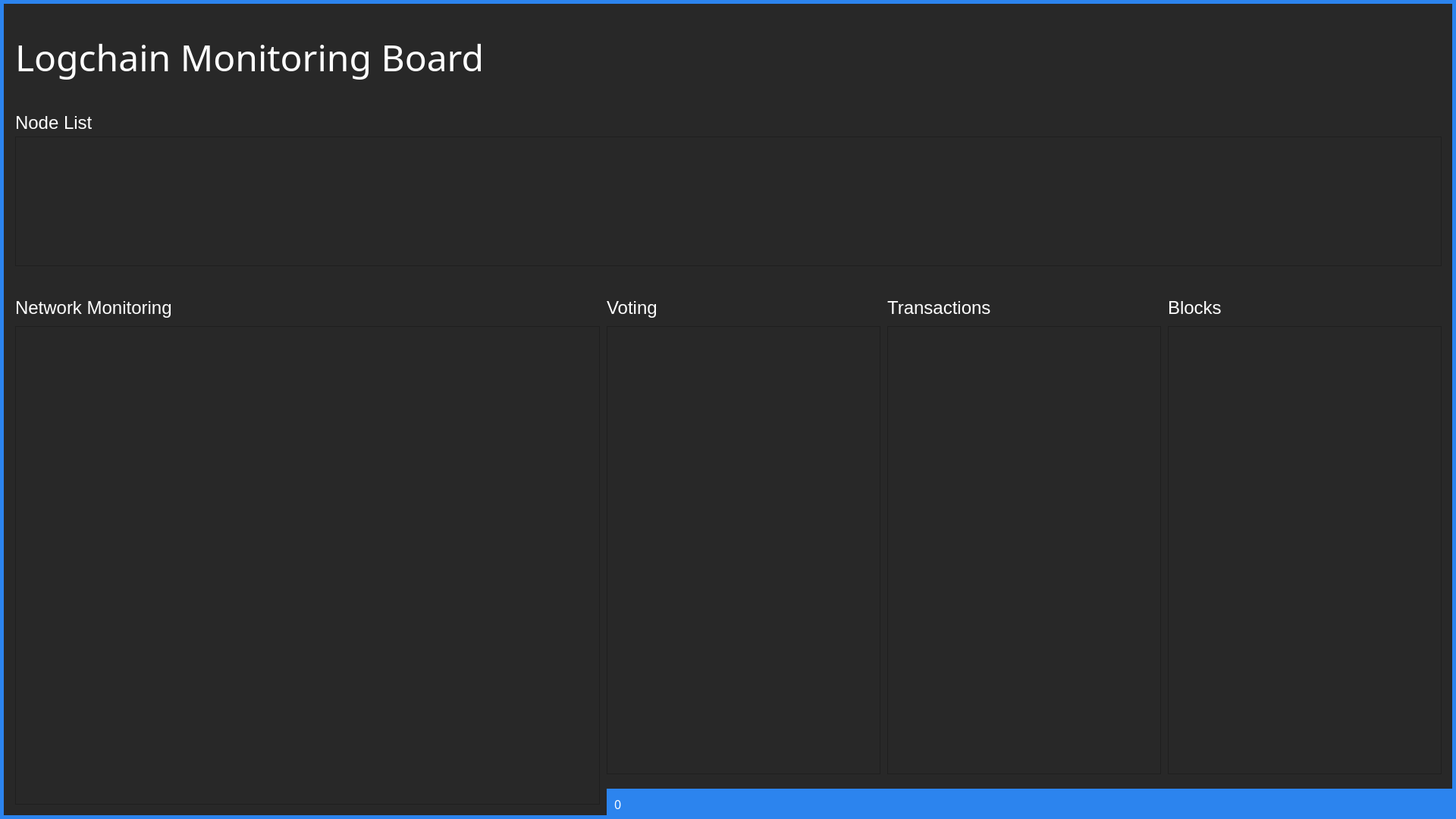
<?xml version="1.0" encoding="UTF-8"?>
<ui version="4.0">
 <class>Form</class>
 <widget class="QWidget" name="Form">
  <property name="windowModality">
   <enum>Qt::ApplicationModal</enum>
  </property>
  <property name="geometry">
   <rect>
    <x>0</x>
    <y>0</y>
    <width>1920</width>
    <height>1080</height>
   </rect>
  </property>
  <property name="mouseTracking">
   <bool>false</bool>
  </property>
  <property name="contextMenuPolicy">
   <enum>Qt::DefaultContextMenu</enum>
  </property>
  <property name="windowTitle">
   <string>Logchain Monitoring </string>
  </property>
  <property name="windowIcon">
   <iconset>
    <normaloff>../../../Users/USER/Desktop/monitor.png</normaloff>../../../Users/USER/Desktop/monitor.png</iconset>
  </property>
  <property name="layoutDirection">
   <enum>Qt::LeftToRight</enum>
  </property>
  <property name="styleSheet">
   <string notr="true">background-color:rgb(40, 40, 40)</string>
  </property>
  <widget class="QWidget" name="widget" native="true">
   <property name="geometry">
    <rect>
     <x>0</x>
     <y>0</y>
     <width>1921</width>
     <height>5</height>
    </rect>
   </property>
   <property name="styleSheet">
    <string notr="true">background-color:rgb(44, 132, 238)</string>
   </property>
  </widget>
  <widget class="QListWidget" name="listWidget">
   <property name="geometry">
    <rect>
     <x>20</x>
     <y>430</y>
     <width>771</width>
     <height>631</height>
    </rect>
   </property>
   <property name="styleSheet">
    <string notr="true">color:white;</string>
   </property>
  </widget>
  <widget class="QListWidget" name="listWidget_2">
   <property name="geometry">
    <rect>
     <x>1170</x>
     <y>430</y>
     <width>361</width>
     <height>591</height>
    </rect>
   </property>
   <property name="styleSheet">
    <string notr="true">color:white;</string>
   </property>
  </widget>
  <widget class="QListWidget" name="listWidget_3">
   <property name="geometry">
    <rect>
     <x>1540</x>
     <y>430</y>
     <width>361</width>
     <height>591</height>
    </rect>
   </property>
   <property name="styleSheet">
    <string notr="true">color:white;</string>
   </property>
  </widget>
  <widget class="QListWidget" name="listWidget_4">
   <property name="geometry">
    <rect>
     <x>20</x>
     <y>180</y>
     <width>1881</width>
     <height>171</height>
    </rect>
   </property>
   <property name="verticalScrollBarPolicy">
    <enum>Qt::ScrollBarAlwaysOff</enum>
   </property>
   <property name="horizontalScrollBarPolicy">
    <enum>Qt::ScrollBarAlwaysOff</enum>
   </property>
   <property name="spacing">
    <number>0</number>
   </property>
   <property name="viewMode">
    <enum>QListView::IconMode</enum>
   </property>
  </widget>
  <widget class="QLabel" name="label_2">
   <property name="geometry">
    <rect>
     <x>20</x>
     <y>151</y>
     <width>211</width>
     <height>21</height>
    </rect>
   </property>
   <property name="font">
    <font>
     <family>Arial</family>
     <pointsize>18</pointsize>
    </font>
   </property>
   <property name="styleSheet">
    <string notr="true">color:white;</string>
   </property>
   <property name="text">
    <string>Node List</string>
   </property>
  </widget>
  <widget class="QLabel" name="label_3">
   <property name="geometry">
    <rect>
     <x>20</x>
     <y>390</y>
     <width>221</width>
     <height>31</height>
    </rect>
   </property>
   <property name="font">
    <font>
     <family>Arial</family>
     <pointsize>18</pointsize>
    </font>
   </property>
   <property name="styleSheet">
    <string notr="true">color:white;</string>
   </property>
   <property name="text">
    <string>Network Monitoring</string>
   </property>
  </widget>
  <widget class="QLabel" name="label">
   <property name="geometry">
    <rect>
     <x>20</x>
     <y>20</y>
     <width>1421</width>
     <height>111</height>
    </rect>
   </property>
   <property name="font">
    <font>
     <family>함초롬바탕 확장</family>
     <pointsize>36</pointsize>
    </font>
   </property>
   <property name="styleSheet">
    <string notr="true">color:white;
</string>
   </property>
   <property name="text">
    <string>Logchain Monitoring Board</string>
   </property>
  </widget>
  <widget class="QWidget" name="widget_2" native="true">
   <property name="geometry">
    <rect>
     <x>0</x>
     <y>0</y>
     <width>5</width>
     <height>1080</height>
    </rect>
   </property>
   <property name="styleSheet">
    <string notr="true">background-color:rgb(44, 132, 238)</string>
   </property>
  </widget>
  <widget class="QWidget" name="widget_3" native="true">
   <property name="geometry">
    <rect>
     <x>1915</x>
     <y>0</y>
     <width>5</width>
     <height>1080</height>
    </rect>
   </property>
   <property name="styleSheet">
    <string notr="true">background-color:rgb(44, 132, 238)</string>
   </property>
  </widget>
  <widget class="QWidget" name="widget_4" native="true">
   <property name="geometry">
    <rect>
     <x>0</x>
     <y>1075</y>
     <width>1920</width>
     <height>5</height>
    </rect>
   </property>
   <property name="styleSheet">
    <string notr="true">background-color:rgb(44, 132, 238)</string>
   </property>
  </widget>
  <widget class="QWidget" name="widget_5" native="true">
   <property name="geometry">
    <rect>
     <x>800</x>
     <y>1040</y>
     <width>1121</width>
     <height>41</height>
    </rect>
   </property>
   <property name="styleSheet">
    <string notr="true">background-color:rgb(44, 132, 238)</string>
   </property>
   <widget class="QLabel" name="label_7">
    <property name="geometry">
     <rect>
      <x>10</x>
      <y>10</y>
      <width>941</width>
      <height>21</height>
     </rect>
    </property>
    <property name="font">
     <font>
      <family>휴먼모음T</family>
      <pointsize>12</pointsize>
     </font>
    </property>
    <property name="styleSheet">
     <string notr="true">color:white;</string>
    </property>
    <property name="text">
     <string>0</string>
    </property>
   </widget>
  </widget>
  <widget class="QLabel" name="label_5">
   <property name="geometry">
    <rect>
     <x>1540</x>
     <y>390</y>
     <width>241</width>
     <height>31</height>
    </rect>
   </property>
   <property name="font">
    <font>
     <family>Arial</family>
     <pointsize>18</pointsize>
    </font>
   </property>
   <property name="styleSheet">
    <string notr="true">color:white;</string>
   </property>
   <property name="text">
    <string>Blocks</string>
   </property>
  </widget>
  <widget class="QLabel" name="label_6">
   <property name="geometry">
    <rect>
     <x>1170</x>
     <y>390</y>
     <width>321</width>
     <height>31</height>
    </rect>
   </property>
   <property name="font">
    <font>
     <family>Arial</family>
     <pointsize>18</pointsize>
    </font>
   </property>
   <property name="styleSheet">
    <string notr="true">color:white;</string>
   </property>
   <property name="text">
    <string>Transactions </string>
   </property>
  </widget>
  <widget class="QListWidget" name="listWidget_5">
   <property name="geometry">
    <rect>
     <x>800</x>
     <y>430</y>
     <width>361</width>
     <height>591</height>
    </rect>
   </property>
   <property name="styleSheet">
    <string notr="true">color:white;</string>
   </property>
  </widget>
  <widget class="QLabel" name="label_8">
   <property name="geometry">
    <rect>
     <x>800</x>
     <y>390</y>
     <width>241</width>
     <height>31</height>
    </rect>
   </property>
   <property name="font">
    <font>
     <family>Arial</family>
     <pointsize>18</pointsize>
    </font>
   </property>
   <property name="styleSheet">
    <string notr="true">color:white;</string>
   </property>
   <property name="text">
    <string>Voting</string>
   </property>
  </widget>
 </widget>
 <resources/>
 <connections/>
</ui>
